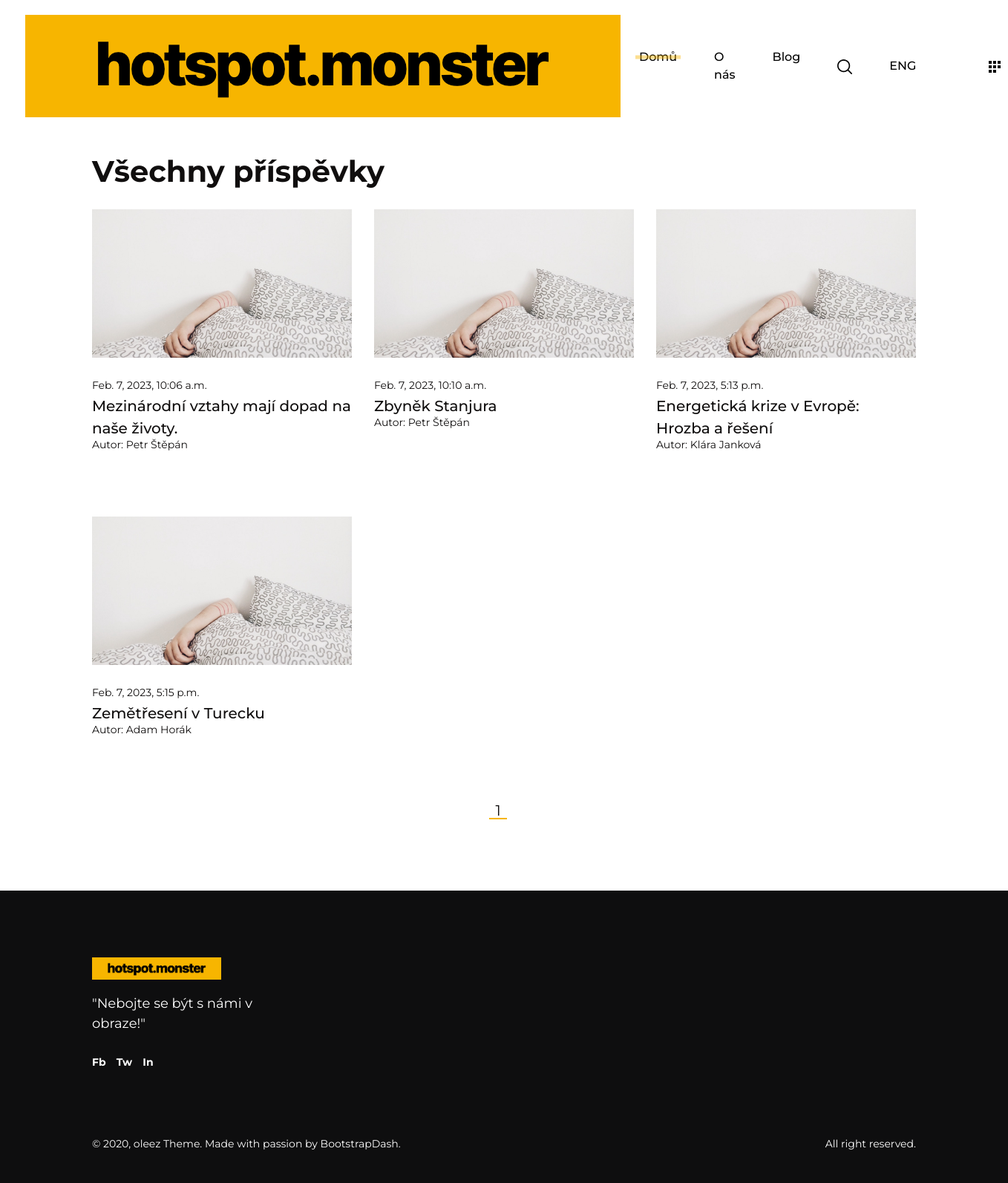
/blog_grid, run on an earlier commit of the app's database.
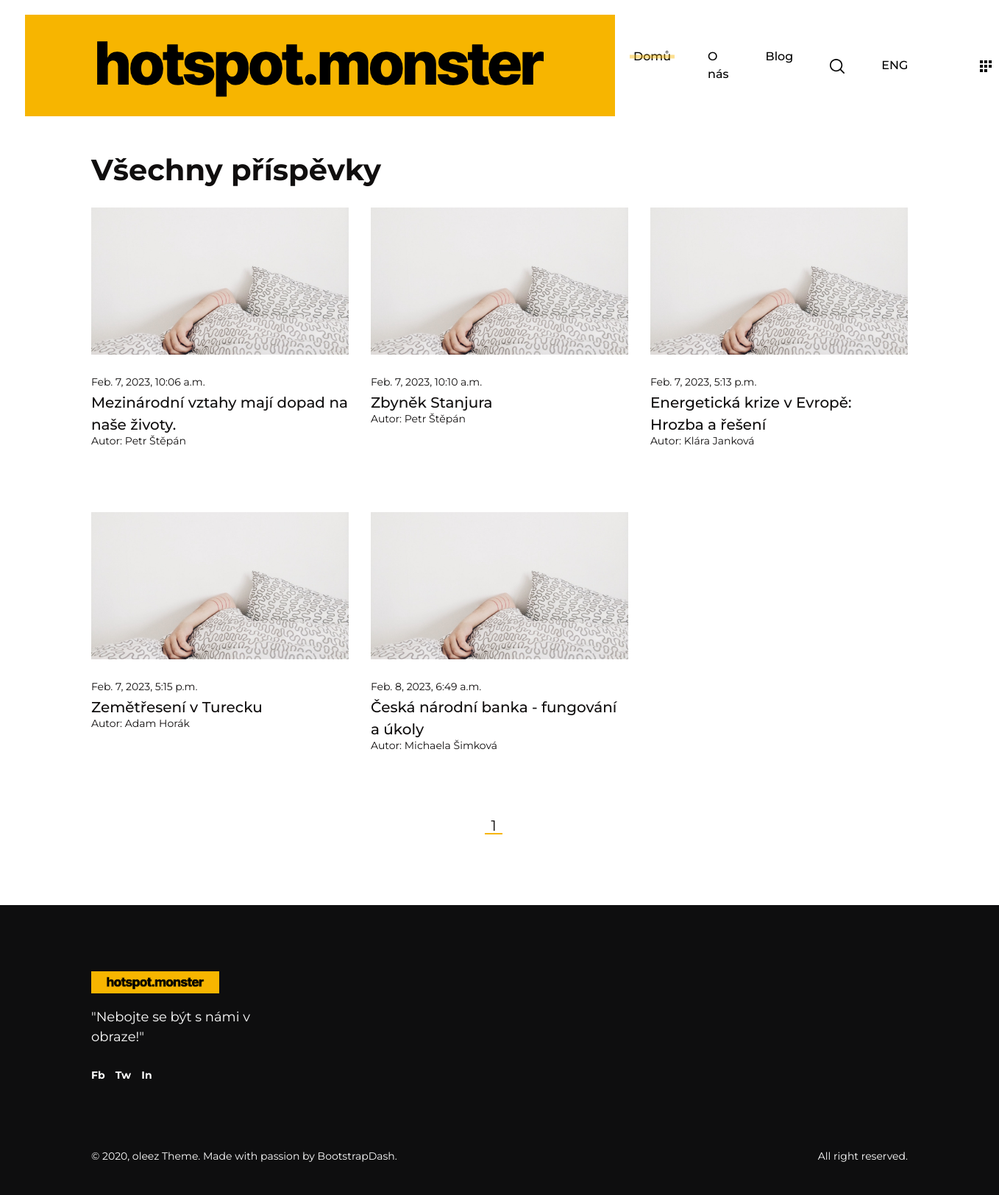
And on a later commit of the database.
### blog/models.py (models this page shows, shortened)
class BlogPost(models.Model):
	title = models.CharField('Title', max_length=255)
	subtitle = models.CharField('Subtitle', max_length=255, blank=True)
	content = models.TextField('Content1', blank=False)
	content2 = models.TextField('Content2', blank=True)
	date_published = models.DateTimeField('Date', default=now, editable=True)
	author = models.CharField('Autor',max_length=255)
	quotes = models.CharField('Quatation', max_length=255, blank=True)
	category1 = models.CharField("Category1", max_length=255, blank=True)
	category2 = models.CharField("Category2", max_length=255, blank=True)
	category3 = models.CharField("Category3", max_length=255, blank=True)
	tag1 = models.CharField("Tag1", max_length=255, blank=True)
	tag2 = models.CharField("Tag2", max_length=255, blank=True)
	tag3 = models.CharField("Tag3", max_length=255, blank=True)
	tag4 = models.CharField("Tag4", max_length=255, blank=True)
	tag5 = models.CharField("Tag5", max_length=255, blank=True)
	tag6 = models.CharField("Tag6", max_length=255, blank=True)
	tag7 = models.CharField("Tag7", max_length=255, blank=True)
	tag8 = models.CharField("Tag8", max_length=255, blank=True)
	tag9 = models.CharField("Tag9", max_length=255, blank=True)
	tag10 = models.CharField("Tag10", max_length=255, blank=True)
	read_count = models.IntegerField('Read Count', default=0)
	picture_name = models.CharField('Picture_name', max_length=255, blank=True)

### blog/views.py (the view)
# urls.py: path('blog_grid', views.blog_grid, name='blog_grid'),
def blog_grid (request):
	paginator = Paginator(BlogPost.objects.all().order_by('date_published'), 9)
	page = request.GET.get('page')
	blog_posts = paginator.get_page(page)
	return render(request, 'blog_grid.html', {
		'blog_posts': blog_posts,
		})

### blog/templates/blog_grid.html (shortened to what this page needs)
{% include 'header.html' %}
{% include 'navbar.html' %}
    <main class="blog-grid-page">
        <div class="container">
            <h1 class="oleez-page-title wow fadeInUp">Všechny příspěvky</h1>
            <div class="row">
                {% for blog_post in blog_posts %}
                <div class="col-md-4">
                    <div class="blog-post-card wow fadeInUp">
                        <div class="blog-post-thumbnail-wrapper">
                            <img src="static/images/Bloggrid/Bloggrid_2@2x.jpg" alt="blog">
                        </div>
                        <p class="blog-post-date">{{blog_post.date_published}}</p>
                        <h5 class="blog-post-title">{{blog_post.title}}</h5>
                         <p class="blog-post-date">Autor: {{blog_post.author}}</p>
                    </div>
                </div>
                {% endfor %}
            </div>
            <div class="row">
                <div class="col-12 pb-5 mb-5">
                        <nav class="oleez-pagination d-flex align-items-center justify-content-center wow fadeInUp">
                            <a href="?page={{blog_posts.number }}" class='active'>{{ blog_posts.number }}</a>
                        </nav>
                </div>
            </div>
        </div>
    </main>
{% include 'footer.html' %}

What changed in the data, as far as the page shows it:
added BlogPost: date_published "Feb. 8, 2023, 6:49 a.m.", title "Česká národní banka - fungování a úkoly", author "Michaela Šimková"
